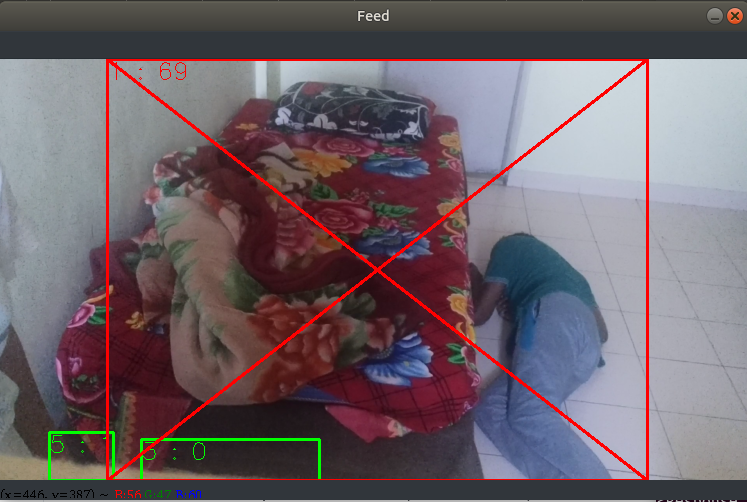
#> input picture images/fall.png, 747 x 502 px
$ python -i video.py   (imports and definitions only)
#> lines starting #> are read from the running program, lines starting #| are printed output that depends on the picture
### version2/src/person.py
# Fall detector Person class
#
# Kim Salmi, kim.salmi(at)iki(dot)fi
# http://tunn.us/arduino/falldetector.php
# License: GPLv3

class Person(object):
	"""Person"""
	amount = 0

	# [33 lines left out: functions __init__, samePerson, editPerson, not called in this run]

	def getId(self):   # To get the id of the person
		return self.id

	# [7 lines left out: function tick, not called in this run]

	def getAlert(self):  # Raise an alert function
		return self.alert

	def getRemove(self):
		return self.remove


class Persons:
	def __init__(self, movementMaximum, movementMinimum, movementTime):
		self.persons = []  # Making an empty list of persons
		self.movementMaximum = movementMaximum
		self.movementMinimum = movementMinimum
		self.movementTime = movementTime
		Person.amount = 0   # Initial count of person

	# [21 lines left out: functions addPerson, familiarPerson, tick, not called in this run]

### version2/src/settings.py
# Fall detector settings class
#
#
# Kim Salmi, kim.salmi(at)iki(dot)fi
# http://tunn.us/arduino/falldetector.php
# License: GPLv3

class Settings(object):  # Settings() constructor

	def __init__(self):
		self.debug = 1 # boolean
		self.source = 0 # camera source
		self.bsMethod = 1 #1 listed in bs.py (choose the method)
		self.MOG2learningRate = 0.001
		self.MOG2shadow = 0
		self.MOG2history = 100
		self.MOG2thresh = 20
		self.minArea = 50*50 # minimum area to be considered as a person
		self.thresholdLimit = 20 #50
		self.dilationPixels = 30
		self.useGaussian = 1 # boolean
		self.useBw = 1 # boolean
		self.useResize = 1 # boolean
		self.gaussianPixels = 31
		self.movementMaximum = 75 #75 amount to move to still be the same person
		self.movementMinimum = 3 # minimum amount to move to not trigger alarm
		self.movementTime = 35 #50 number of frames after the alarm is triggered
		self.location = 'Viikintie 1'
		self.phone = '01010101010'

### version2/src/webservice.py
# Fall detector webservice
#
# Kim Salmi, kim.salmi(at)iki(dot)fi
# http://tunn.us/arduino/falldetector.php
# License: GPLv3

import requests

class Webservice(object):  # Setting up alrams and response

	def __init__(self, place, phone):
		#self.url = 'http://tunn.us/tools/healthservice/add.php?place='+place+'&phone='+phone
		self.url = 'http://salmi.pro/ject/fall/add.php?place='+place+'&phone='+phone
		self.data = ''


	# [5 lines left out: function alarm, not called in this run]

### version2/src/bs.py
# bs.py
# Method:
# 0 - MOG2
# 1 - dynamic approach
#
# Kim Salmi, kim.salmi(at)iki(dot)fi
# http://tunn.us/arduino/falldetector.php
# License: GPLv3

# BackgroundSubtractorMOG2([history, varThreshold[, bShadowDetection]]) -> <BackgroundSubtractorMOG2 object>
# http://docs.opencv.org/2.4/modules/video/doc/motion_analysis_and_object_tracking.html#backgroundsubtractormog2

import cv2
import settings

class Bs:
	def __init__(self):
		self.settings = settings.Settings()
		self.method = self.settings.bsMethod

		if self.method == 0:
			self.fgbg = cv2.BackgroundSubtractorMOG2(self.settings.MOG2history, self.settings.MOG2thresh, self.settings.MOG2shadow)
			self.foregroundMask = None

		if self.method == 1:
			self.backgroundFrame = None
			self.frameCount = 1

	# [36 lines left out: functions updateBackground, compareBackground, deleteBackground, resetBackgroundIfNeeded, not called in this run]


### version2/src/video.py
# Fall detector video class
# Source: camera (int) or file (string)
#
#
# Kim Salmi, kim.salmi(at)iki(dot)fi
# http://tunn.us/arduino/falldetector.php
# License: GPLv3

import time
import cv2
import person
import settings
import webservice
import bs

class Video:
	def __init__(self, path):  # Defining the constructor
		self.settings = settings.Settings()
		#self.camera = cv2.VideoCapture(self.settings.source)  # To use it from camera source
		self.camera = cv2.VideoCapture(path)  # Take image from specified path by the use
		self.bs = bs.Bs()
		self.persons = person.Persons(self.settings.movementMaximum, self.settings.movementMinimum, self.settings.movementTime)
		self.start = time.time()
		self.webservice = webservice.Webservice(self.settings.location, self.settings.phone)
		self.errorcount = 0
		self.alertLog = []
		self.frameCount = 1

	def nextFrame(self):   # To graph the next frame
		grabbed, self.frame = self.camera.read()
#> self.frame is the input picture: shape (502, 747, 3); mean B, G, R 105.3, 98.6, 111.2
		if not grabbed: # eof
			self.destroyNow()  # Destroy the frame if not found
		self.convertFrame()  # Function to resize current frame, make it gray scale and blur it

	# [7 lines left out: function showFrame, not called in this run]


	def destroyNow(self):
		self.camera.release()
		cv2.destroyAllWindows()

	# [20 lines left out: functions testDestroy, resetBackgroundFrame, testBackgroundFrame, not called in this run]
		#self.resetBackgroundFrame()

	def updateBackground(self):   # Function to update the background
		self.bs.updateBackground(self.frame)

	# [47 lines left out: function testSettings, not called in this run]


	def convertFrame (self):
		# resize current frame, make it gray scale and blur it
		if self.settings.useResize:  # Resize the frame
			r = 750.0 / self.frame.shape[1]
#> r = 1
			dim = (750, int(self.frame.shape[0] * r))
#> dim = (750, 504)
			self.frame = cv2.resize(self.frame, dim, interpolation = cv2.INTER_AREA)
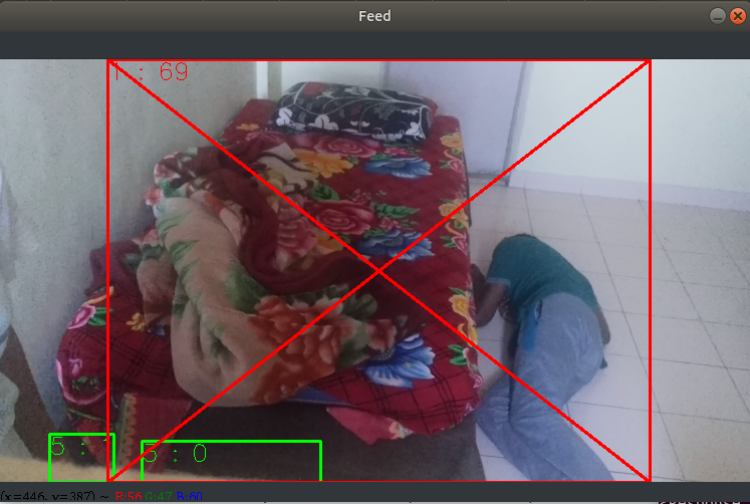
#> self.frame: shape (504, 750, 3); mean B, G, R 105.2, 98.5, 111.1
		if self.settings.useBw:  # Converting it to grayscale
			self.frame = cv2.cvtColor(self.frame, cv2.COLOR_BGR2GRAY)
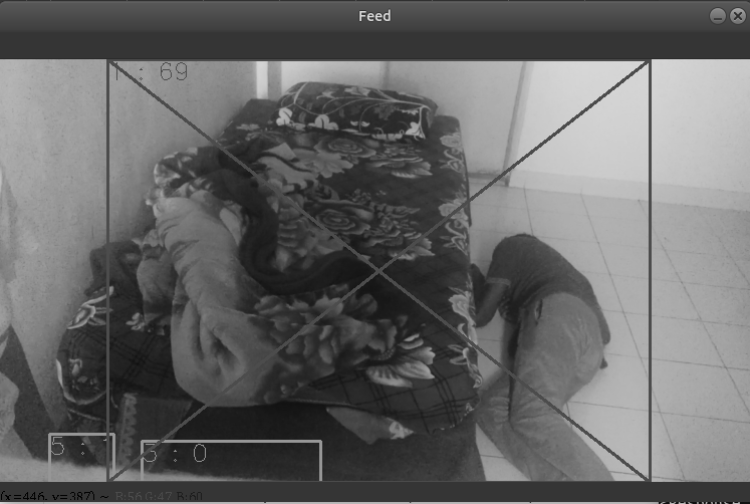
#> self.frame: shape (504, 750); min 0, max 217, mean 103
		if self.settings.useGaussian:  # Using Gaussain blur
			self.frame = cv2.GaussianBlur(self.frame, (self.settings.gaussianPixels, self.settings.gaussianPixels), 0)
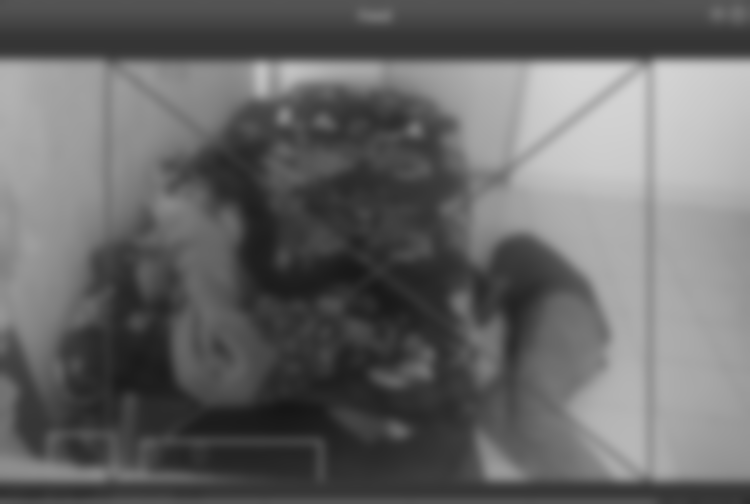
#> self.frame: shape (504, 750); min 22, max 213, mean 103

	# [52 lines left out: functions compare, newLightconditions, not called in this run]

>>> result = Video('../../images/fall.png').nextFrame()
